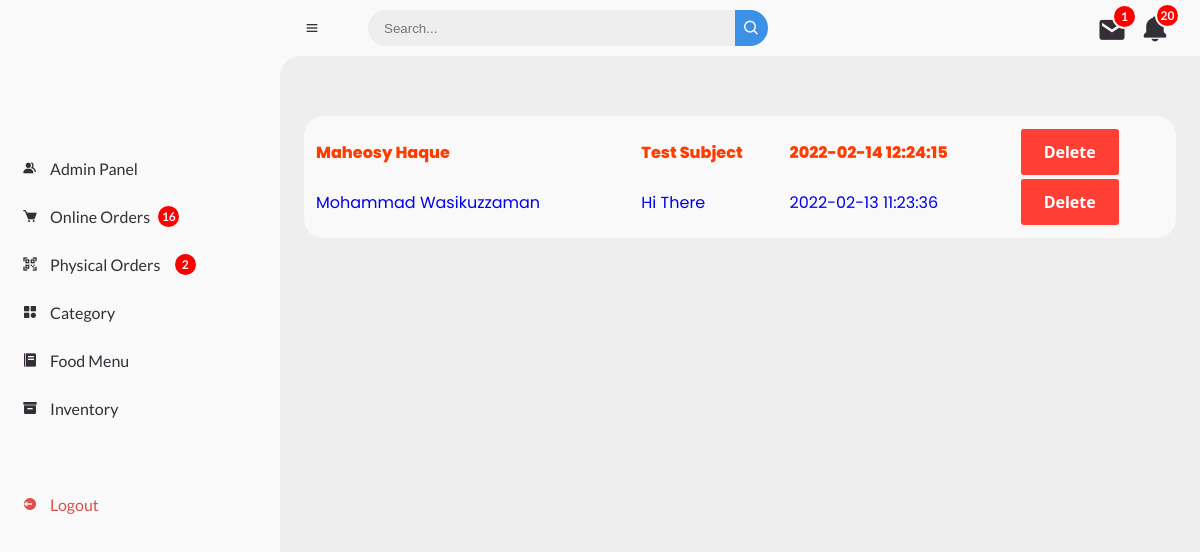
Page /admin/messages.php on the committed database.
### tables this page shows
CREATE TABLE `message` (
  `id` int(11) NOT NULL,
  `name` text NOT NULL,
  `phone` int(100) NOT NULL,
  `subject` varchar(100) NOT NULL,
  `message` longtext NOT NULL,
  `message_status` varchar(100) NOT NULL,
  `date` datetime NOT NULL
);

### admin/messages.php (the view, shortened to what this page needs)
<?php
$ei_order_notif = "SELECT order_status from tbl_eipay
					WHERE order_status='Pending' OR order_status='Processing'";
$res_ei_order_notif = mysqli_query($conn, $ei_order_notif);
$row_ei_order_notif = mysqli_num_rows($res_ei_order_notif);
$online_order_notif = "SELECT order_status from order_manager
					WHERE order_status='Pending'OR order_status='Processing' ";
$res_online_order_notif = mysqli_query($conn, $online_order_notif);
$row_online_order_notif = mysqli_num_rows($res_online_order_notif);
$stock_notif = "SELECT stock FROM tbl_food
				WHERE stock<50";
$res_stock_notif = mysqli_query($conn, $stock_notif);
$row_stock_notif = mysqli_num_rows($res_stock_notif);
$message_notif = "SELECT message_status FROM message
				 WHERE message_status = 'unread'";
$res_message_notif = mysqli_query($conn, $message_notif);
$row_message_notif = mysqli_num_rows($res_message_notif);
?>
<!DOCTYPE html>
<html lang="en">
<head>
	<link href='https://unpkg.com/boxicons@2.0.9/css/boxicons.min.css' rel='stylesheet'>
	<link rel="stylesheet" href="style-admin.css">
</head>
<body>
	<section id="sidebar">
		<a href="index.php" class="brand">
		</a>
		<ul class="side-menu top">
			<li>
				<a href="manage-admin.php">
					<i class='bx bxs-group' ></i>
					<span class="text">Admin Panel</span>
				</a>
			</li>
			<li>
				<a href="manage-online-order.php">
					<i class='bx bxs-cart'></i>
					<span class="text">Online Orders &nbsp;</span>
						<?php
					if($row_online_order_notif>0)
					{
						?>
						<span class="num-ei"><?php echo $row_online_order_notif; ?></span>
						<?php
					}
					else
					{
						?>
						<span class=""> </span>
						<?php
					}
					?>
				</a>
			</li>
			<li>
				<a href="manage-ei-order.php">
					<i class='bx bx-qr-scan'></i>
					<span class="text" >Physical Orders &nbsp;&nbsp;&nbsp;
					</span>
					<?php
					if($row_ei_order_notif>0)
					{
						?>
						<span class="num-ei"><?php echo $row_ei_order_notif; ?></span>
						<?php
					}
					else
					{
						?>
						<span class=""> </span>
						<?php
					}
					?>
				</a>
			</li>
			<li>
				<a href="manage-category.php">
					<i class='bx bxs-category'></i>
					<span class="text">Category</span>
				</a>
			</li>
			<li>
				<a href="manage-food.php">
					<i class='bx bxs-food-menu'></i>
					<span class="text">Food Menu</span>
				</a>
			</li>
			<li class="">
				<a href="inventory.php">
					<i class='bx bxs-box'></i>
					<span class="text">Inventory</span>
				</a>
			</li>
		</ul>
		<ul class="side-menu">
			<li>
				<a href="logout.php" class="logout">
					<i class='bx bxs-log-out-circle' ></i>
					<span class="text">Logout</span>
				</a>
			</li>
		</ul>
	</section>
	<section id="content">
		<nav>
			<i class='bx bx-menu' ></i>
			<form action="#">
				<div class="form-input">
					<input type="search" placeholder="Search...">
					<button type="submit" class="search-btn"><i class='bx bx-search' ></i></button>
				</div>
			</form>
                    <div class="fetch_message">
				<div class="action_message notfi_message">
					<a href="messages.php"><i class='bx bxs-envelope' ></i></a>
					<?php
					if($row_message_notif>0)
					{
						?>
						<span class="num"><?php echo $row_message_notif; ?></span>
						<?php
					}
					else
					{
						?>
						<span class=""></span>
						<?php
					}
					?>
				</div>
			</div>
			<div class="notification" onclick= "menuToggle();">
				<div class="action notif" onclick= "menuToggle();">
				<i class='bx bxs-bell' onclick= "menuToggle();"></i>
				<?php
				if($row_stock_notif>0 || $row_online_order_notif>0 || $row_ei_order_notif>0)
				{
					$total_notif = $row_online_order_notif+$row_ei_order_notif+$row_stock_notif;
					?>
					<span class="num"><?php echo $total_notif; ?></span>
					<?php
				}
				else
				{
					?>
					<span class=""></span>
					<?php
				}
				?>
			</div>
			</div>
		</nav>
		<main>
			<div class="table-data-message">
				<div class="order">
					<table>
						<?php
                    $sql = "SELECT * FROM message ORDER BY date DESC";
					$res = mysqli_query($conn, $sql);
                    if($res == TRUE)
					{
					 $count = mysqli_num_rows($res);
                        if($count>0)
						{
                           while($rows = mysqli_fetch_assoc($res))
						   {
							$id = $rows['id'];
                            $name = $rows['name'];
                            $subject = $rows['subject'];
                            $date = $rows['date'];
                            $message_status = $rows['message_status'];
                            ?>
						<tbody>
                            <?php
                            if($message_status == 'read')
                            { ?>
                                <tr>
								<td><a href="<?php echo SITEURL; ?>read-message.php?id=<?php echo $id; ?>" > <?php echo "$name"; ?></a></td>
								<td><a href="<?php echo SITEURL; ?>read-message.php?id=<?php echo $id; ?>" > <?php echo "$subject"; ?></a></td>
                                <td><a href="<?php echo SITEURL; ?>read-message.php?id=<?php echo $id; ?>" > <?php echo "$date"; ?></a></td>
								<td>
                        			<a href="<?php echo SITEURL; ?>delete-message.php?id=<?php echo $id; ?>" class="button-7" role="button" >Delete</a>
                    			</td>
							</tr>
                            	<?php
                            }
                            else
                            {
                                 ?>
                               <tr>
                                   <div class="unread_message">
								<td><a href="<?php echo SITEURL; ?>read-message.php?id=<?php echo $id; ?>" > <?php echo "<span class='unread'>$name</span>"; ?></a></td>
								<td><a href="<?php echo SITEURL; ?>read-message.php?id=<?php echo $id; ?>" > <?php echo "<span class='unread'>$subject</span>"; ?></a></td>
                                <td><a href="<?php echo SITEURL; ?>read-message.php?id=<?php echo $id; ?>" > <?php echo "<span class='unread'>$date</span>"; ?></a></td>
								<td>
                        			<a href="<?php echo SITEURL; ?>delete-message.php?id=<?php echo $id; ?>" class="button-7" role="button" >Delete</a>
                            </div>
							</tr>
                            <?php
                            }
						   }
						}
					}
					?>
						</tbody>
					</table>
				</div>
			</div>
		</main>
	</section>
</body>
</html>

### rows in the picture
message: name "Maheosy Haque", subject "Test Subject", date "2022-02-14 12:24:15"
message: name "Mohammad Wasikuzzaman", subject "Hi There", date "2022-02-13 11:23:36"

### other values in the picture
$row_online_order_notif "16"
$row_ei_order_notif "2"
$row_message_notif "1"
$total_notif "20"
